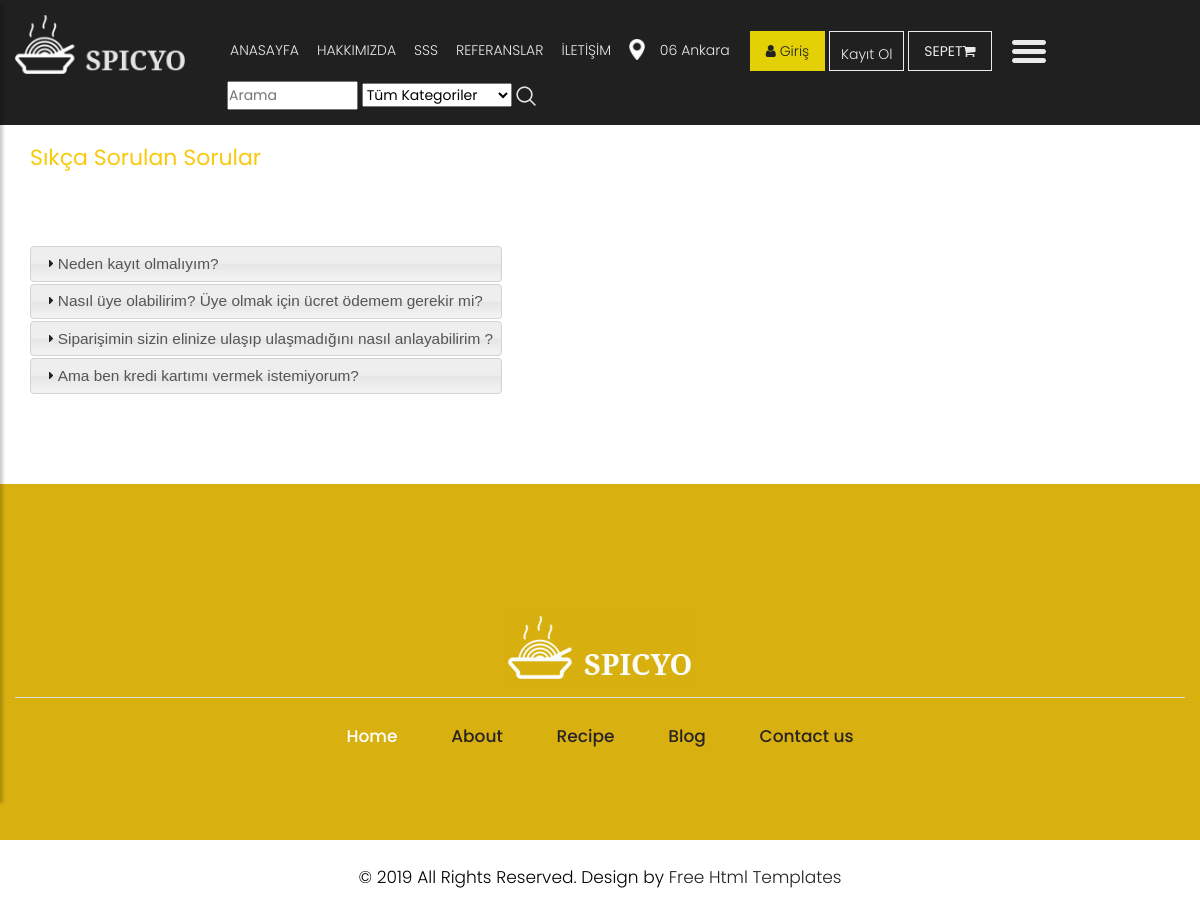
Screenshot of /sss/ with the database file from the repository.
### home/models.py (models this page shows, shortened)
class FAQ(models.Model):
    STATUS = (
        ('True', 'Evet'),
        ('False', 'Hayır'),
    )
    ordernumber = models.IntegerField()
    question = models.CharField(max_length=150)
    answer = models.TextField(max_length=400)
    status = models.CharField(max_length=255, choices=STATUS)
    create_at = models.DateTimeField(auto_now_add=True)
    update_at = models.DateTimeField(auto_now=True)

### home/views.py (the view)
# urls.py: path('sss/', views.faq, name='faq'),
def faq(request):
    catagory = Catagory.objects.all()
    faq = FAQ.objects.all().order_by('ordernumber')
    context = {'catagory': catagory,
               'faq': faq,
               }
    return render(request, 'faq.html', context)

### home/templates/faq.html (shortened to what this page needs)
{% extends 'homebase.html' %}
{% block content %}
    <div id="breadcrumb">
        <div class="container">
            <ul class="breadcrumb">
                <li><a href="/">Anasayfa</a></li>
                <br/><br/><br/><br/>
                <li class="active">Sıkça Sorulan Sorular</li>
            </ul>
        </div>
    </div>
    <div class="section">
        <div class="container">
            <div class="row">
                <div class="section-title">
                    <h2><span class="theme_color">Sıkça Sorulan Sorular</span></h2>
                    <div id="accordion">
                        <br/><br/><br/><br/>
                        {% for rs in faq %}
                        <h3>{{ rs.question }}</h3>
                        {% endfor %}
                    </div>
                </div>
            </div>
        </div>
    </div>
{% endblock %}

### home/static/css/style.css (style rules this page uses)
body { color: #666666; font-size: 14px; font-family: 'poppins', sans-serif; line-height: 1.80857; font-weight: normal; }
a { color: #1f1f1f; text-decoration: none !important; outline: none !important; -webkit-transition: all .3s ease-in-out; -moz-transition: all .3s ease-in-out; -ms-transition: all .3s ease-in-out; -o-transition: all .3s ease-in-out; transition: all .3s ease-in-out; }
h1, h2, h3, h4, h5, h6 { letter-spacing: 0; font-weight: normal; position: relative; padding: 0 0 10px 0; font-weight: normal; line-height: normal; color: #111111; margin: 0 }
h2 { font-size: 22px }
h3 { font-size: 18px }
*, *::after, *::before { -webkit-box-sizing: border-box; -moz-box-sizing: border-box; box-sizing: border-box; }
ul, li, ol { margin: 0px; padding: 0px; list-style: none; }
a { color: #222222; text-decoration: none; outline: none !important; }
a, .btn { text-decoration: none !important; outline: none !important; -webkit-transition: all .3s ease-in-out; -moz-transition: all .3s ease-in-out; -ms-transition: all .3s ease-in-out; -o-transition: all .3s ease-in-out; transition: all .3s ease-in-out; }
.theme_color { color: #f8c90d !important; }
* { margin: 0; padding: 0; }

### rows the page displays
FAQ: question "Neden kayıt olmalıyım?"
FAQ: question "Nasıl üye olabilirim? Üye olmak için ücret ödemem gerekir mi?"
FAQ: question "Siparişimin sizin elinize ulaşıp ulaşmadığını nasıl anlayabilirim ?"
FAQ: question "Ama ben kredi kartımı vermek istemiyorum?"
